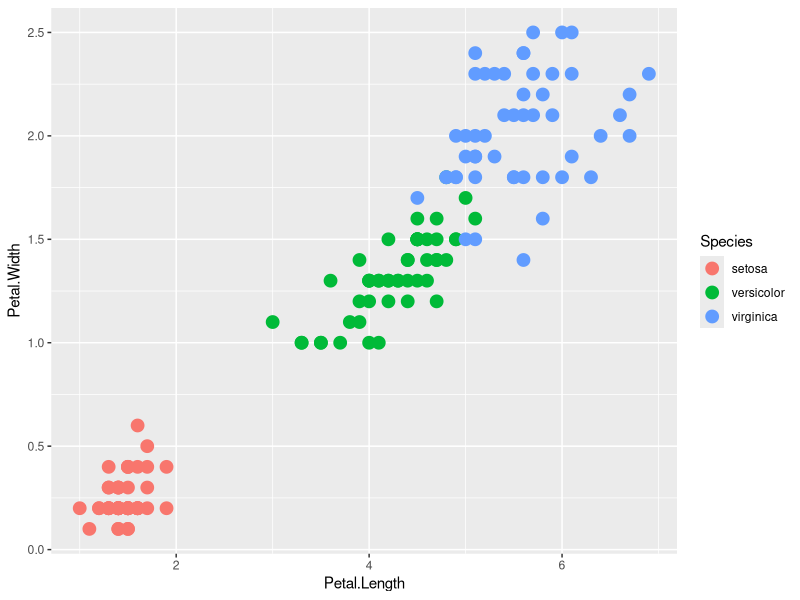
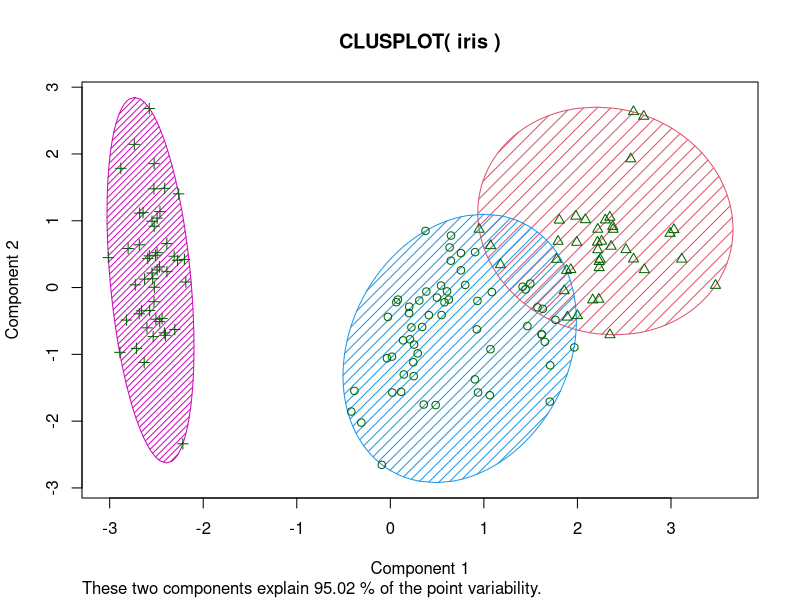
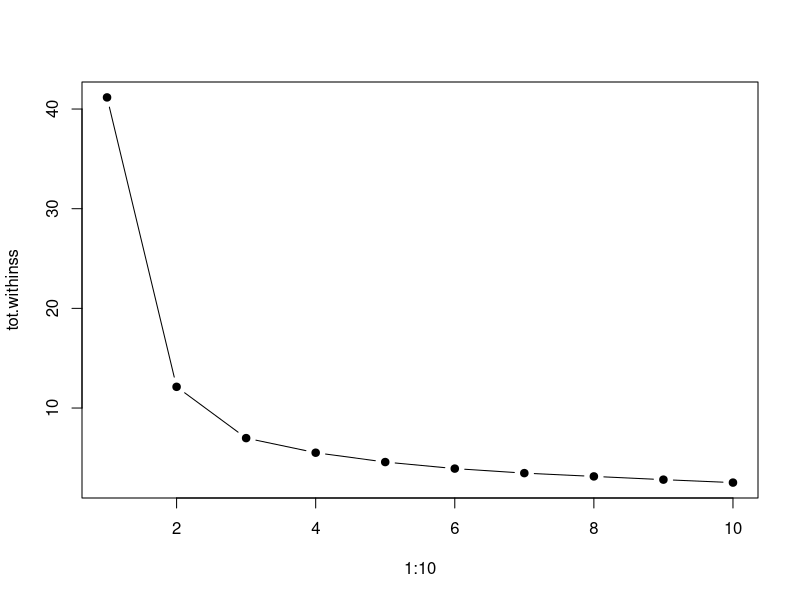
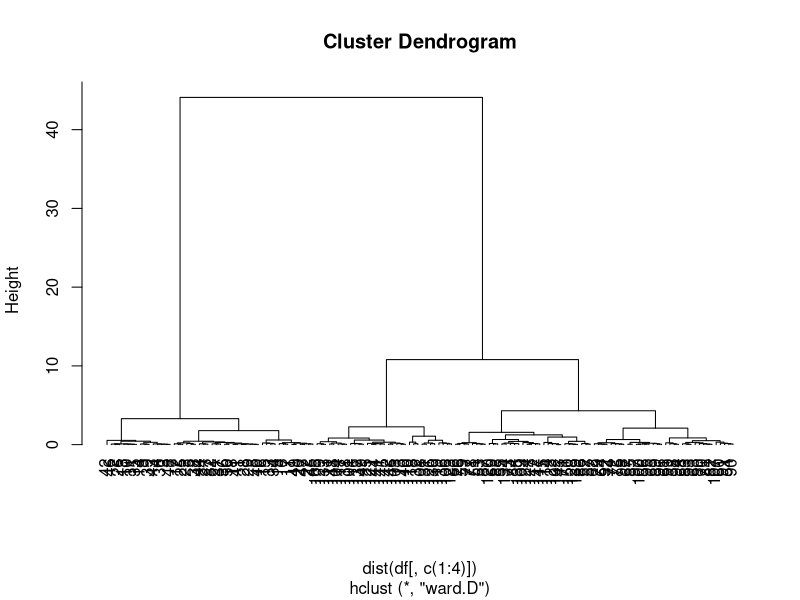
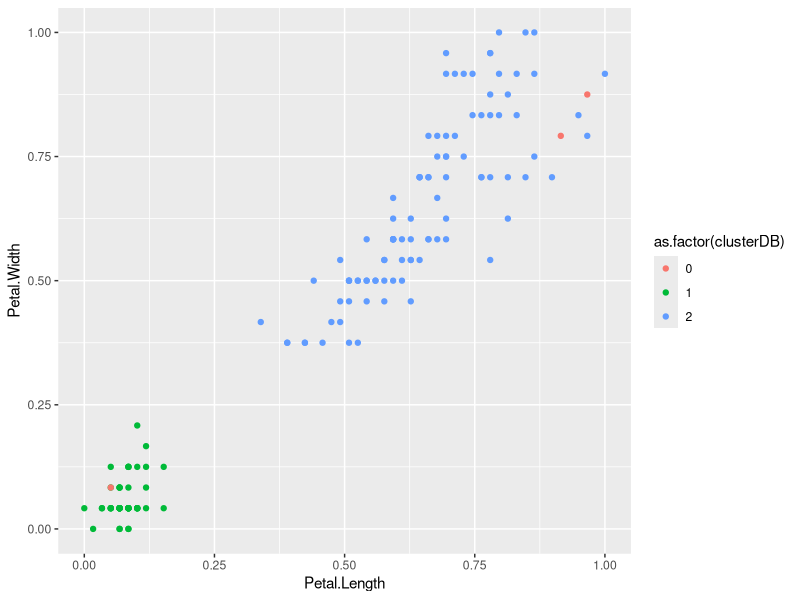
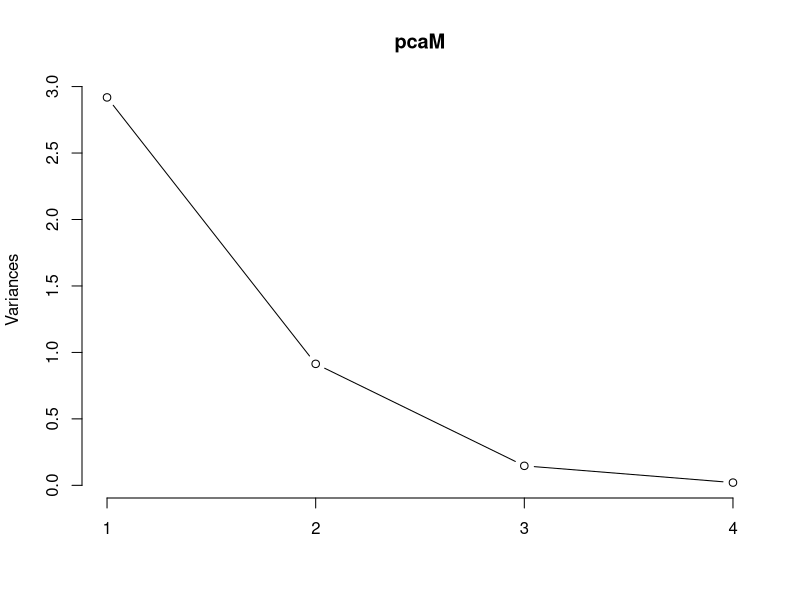

The R source for these figures, in order: (Note: this script raises an error after producing the figures.)
## ---- chunk 1
#install.packages("dbscan")
library(ggplot2)
library(dbscan)
library(tidyverse)
## ---- chunk 2
df<-iris
head(df)
## ---- chunk 3
ggplot(df, aes(Petal.Length, Petal.Width)) + geom_point(aes(col=Species), size=4)

## ---- chunk 4
normalize <- function(x){
  return ((x-min(x))/(max(x)-min(x)))
}
df[,c(1:4)]<-lapply(df[,c(1:4)],normalize)
## ---- chunk 5
colMeans(df[,c(1:4)])
## ---- chunk 6
prop.table(table(df$Species))

## ---- chunk 7
set.seed(101)
cluster_mod <- kmeans(df[,1:4], center=3, nstart=20)
cluster_mod
## ---- chunk 8
table(cluster_mod$cluster, df$Species)

## ---- chunk 9
#install.packages("cluster")
library(cluster)
clusplot(iris, cluster_mod$cluster, color=T, shade=T, labels=0, lines=0)
## ---- chunk 10
tot.withinss <- vector(mode="character", length=10)
for (i in 1:10){
  clusterM <- kmeans(df[,1:4], center=i, nstart=20)
  tot.withinss[i] <- clusterM$tot.withinss
}
## ---- chunk 11
plot(1:10, tot.withinss, type="b", pch=19)

## ---- chunk 12
hc = hclust(dist(df[,c(1:4)]), method = "ward.D")
hc
## ---- chunk 13
plot(hc, hang = -5)

## ---- chunk 14

dbscanM=dbscan(df[,c(1:4)], eps=0.2, minPts = 3)

df$clusterDB=dbscanM$cluster

ggplot(df,aes(Petal.Length, Petal.Width,color=as.factor(clusterDB)))+geom_point()

## ---- chunk 15
pcaM <- prcomp(df[,c(1:4)], center = TRUE, scale = TRUE)
print(pcaM)
## ---- chunk 16
plot(pcaM, type='l')

## ---- chunk 17
summary(pcaM)

## ---- chunk 18
#install.packages('rattle')
data(wine, package='rattle')
head(wine)
